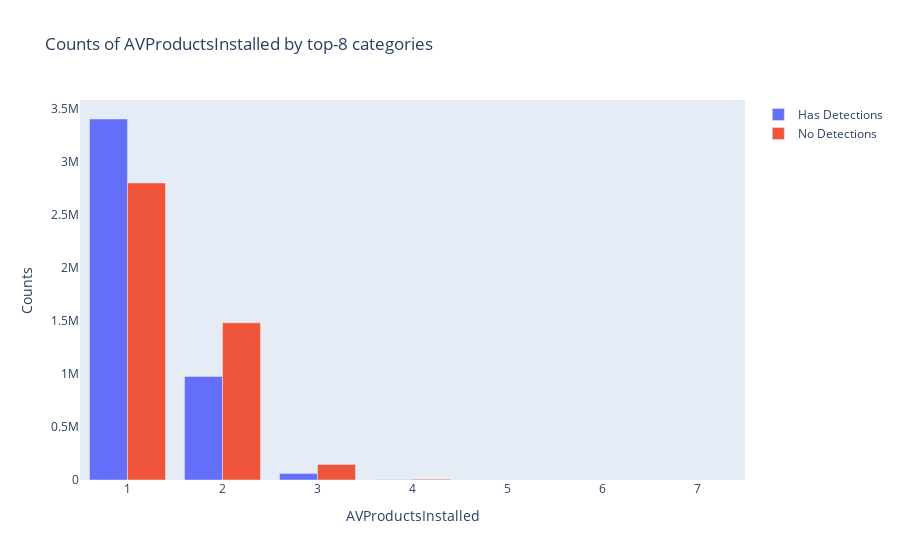

Notebook code cell kept with this figure:
### Code cell
plot_categorical_feature('AVProductsInstalled', True)

### Figure 1 — Plotly figure (JSON) as saved in the notebook; plotly's stock layout.template omitted (floating-point values rounded to 4 significant figures)
{"data": [{"name": "Has Detections", "type": "bar", "x": [1, 2, 3, 4, 5, 6, 7], "y": [3406078, 975996, 60682, 2371, 125, 6, 1]}, {"name": "No Detections", "type": "bar", "x": [1, 2, 3, 4, 5, 6], "y": [2802815, 1483012, 147421, 6386, 346, 22]}], "layout": {"barmode": "group", "legend": {"orientation": "v"}, "title": {"text": "Counts of AVProductsInstalled by top-8 categories"}, "xaxis": {"showgrid": false, "showline": false, "title": {"text": "AVProductsInstalled"}, "zeroline": false}, "yaxis": {"showgrid": false, "showline": false, "title": {"text": "Counts"}, "zeroline": false}}}
